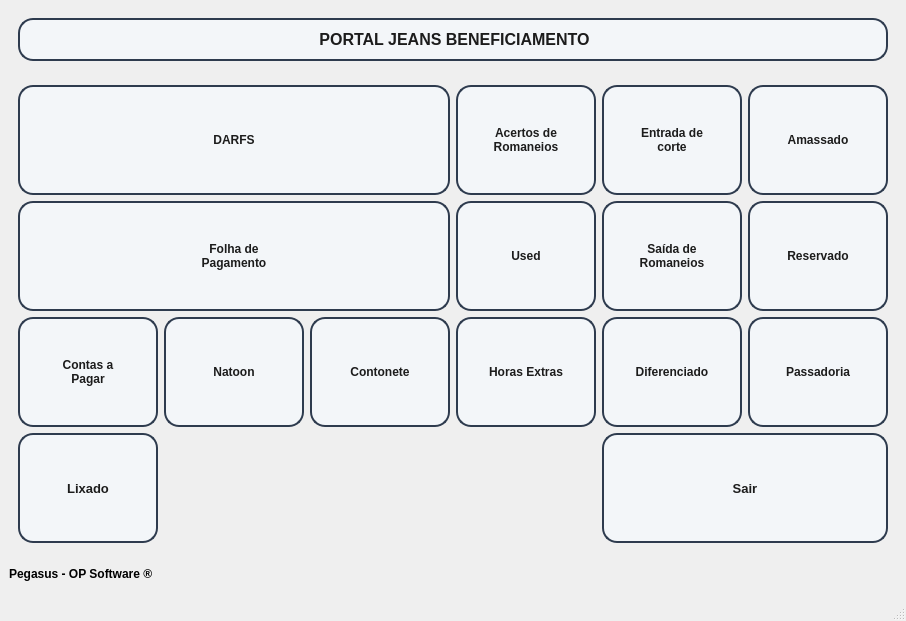
<?xml version="1.0" encoding="UTF-8"?>
<ui version="4.0">
 <class>MainWindow</class>
 <widget class="QMainWindow" name="MainWindow">
  <property name="geometry">
   <rect>
    <x>0</x>
    <y>0</y>
    <width>906</width>
    <height>621</height>
   </rect>
  </property>
  <property name="windowTitle">
   <string>MainWindow</string>
  </property>
  <widget class="QWidget" name="centralwidget">
   <layout class="QGridLayout" name="gridLayout_2">
    <item row="0" column="0">
     <widget class="QWidget" name="widget" native="true">
      <layout class="QVBoxLayout" name="verticalLayout">
       <item>
        <widget class="QLabel" name="label">
         <property name="styleSheet">
          <string notr="true"> background-color: rgba(245, 250, 255, 0.6);  /* Branco off-white azulado translúcido */
    color: #1c1c1c;
    border: 2px solid #2e3b4e;                  /* Borda escura azulada */
    border-radius: 15px;
    padding: 10px;
    font-weight: bold;
    backdrop-filter: blur(3px);                 /* (funciona em algumas integrações) */
    box-shadow: inset 0 0 10px rgba(200, 220, 255, 0.3);
    transition: all 0.3s ease;</string>
         </property>
         <property name="text">
          <string>&lt;html&gt;&lt;head/&gt;&lt;body&gt;&lt;p align=&quot;center&quot;&gt;&lt;span style=&quot; font-size:12pt; font-weight:600;&quot;&gt;PORTAL JEANS BENEFICIAMENTO&lt;/span&gt;&lt;/p&gt;&lt;/body&gt;&lt;/html&gt;</string>
         </property>
        </widget>
       </item>
      </layout>
     </widget>
    </item>
    <item row="2" column="0">
     <widget class="QWidget" name="widget_2" native="true">
      <layout class="QGridLayout" name="gridLayout">
       <item row="4" column="2">
        <widget class="QPushButton" name="btn10">
         <property name="minimumSize">
          <size>
           <width>140</width>
           <height>110</height>
          </size>
         </property>
         <property name="font">
          <font>
           <weight>75</weight>
           <bold>true</bold>
          </font>
         </property>
         <property name="cursor">
          <cursorShape>PointingHandCursor</cursorShape>
         </property>
         <property name="styleSheet">
          <string notr="true">QPushButton {
    background-color: rgba(245, 250, 255, 0.6);  /* Branco off-white azulado translúcido */
    color: #1c1c1c;
    border: 2px solid #2e3b4e;                  /* Borda escura azulada */
    border-radius: 15px;
    padding: 10px;
    font-weight: bold;
    backdrop-filter: blur(3px);                 /* (funciona em algumas integrações) */
    box-shadow: inset 0 0 10px rgba(200, 220, 255, 0.3);
    transition: all 0.3s ease;
}

QPushButton:hover {
    background-color: rgba(255, 255, 255, 0.8);  /* Clareia ao passar o mouse */
    border: 2px solid #1f2a3c;
    box-shadow: 0 0 12px rgba(180, 200, 255, 0.6), inset 0 0 6px rgba(180, 200, 255, 0.4);
    transform: scale(1.02);                     /* Leve zoom */
}
</string>
         </property>
         <property name="text">
          <string>Contonete</string>
         </property>
         <property name="icon">
          <iconset>
           <normaloff>icons/cotonete.png</normaloff>icons/cotonete.png</iconset>
         </property>
         <property name="iconSize">
          <size>
           <width>48</width>
           <height>48</height>
          </size>
         </property>
        </widget>
       </item>
       <item row="6" column="0">
        <widget class="QPushButton" name="btn15">
         <property name="minimumSize">
          <size>
           <width>140</width>
           <height>110</height>
          </size>
         </property>
         <property name="font">
          <font>
           <pointsize>10</pointsize>
           <weight>75</weight>
           <bold>true</bold>
          </font>
         </property>
         <property name="cursor">
          <cursorShape>PointingHandCursor</cursorShape>
         </property>
         <property name="styleSheet">
          <string notr="true">QPushButton {
    background-color: rgba(245, 250, 255, 0.6);  /* Branco off-white azulado translúcido */
    color: #1c1c1c;
    border: 2px solid #2e3b4e;                  /* Borda escura azulada */
    border-radius: 15px;
    padding: 10px;
    font-weight: bold;
    backdrop-filter: blur(3px);                 /* (funciona em algumas integrações) */
    box-shadow: inset 0 0 10px rgba(200, 220, 255, 0.3);
    transition: all 0.3s ease;
}

QPushButton:hover {
    background-color: rgba(255, 255, 255, 0.8);  /* Clareia ao passar o mouse */
    border: 2px solid #1f2a3c;
    box-shadow: 0 0 12px rgba(180, 200, 255, 0.6), inset 0 0 6px rgba(180, 200, 255, 0.4);
    transform: scale(1.02);                     /* Leve zoom */
}
</string>
         </property>
         <property name="text">
          <string>Lixado</string>
         </property>
         <property name="icon">
          <iconset>
           <normaloff>icons/maquina-de-lavar.png</normaloff>icons/maquina-de-lavar.png</iconset>
         </property>
         <property name="iconSize">
          <size>
           <width>48</width>
           <height>48</height>
          </size>
         </property>
        </widget>
       </item>
       <item row="4" column="4">
        <widget class="QPushButton" name="btn2">
         <property name="minimumSize">
          <size>
           <width>140</width>
           <height>110</height>
          </size>
         </property>
         <property name="font">
          <font>
           <weight>75</weight>
           <bold>true</bold>
          </font>
         </property>
         <property name="cursor">
          <cursorShape>PointingHandCursor</cursorShape>
         </property>
         <property name="styleSheet">
          <string notr="true">QPushButton {
    background-color: rgba(245, 250, 255, 0.6);  /* Branco off-white azulado translúcido */
    color: #1c1c1c;
    border: 2px solid #2e3b4e;                  /* Borda escura azulada */
    border-radius: 15px;
    padding: 10px;
    font-weight: bold;
    backdrop-filter: blur(3px);                 /* (funciona em algumas integrações) */
    box-shadow: inset 0 0 10px rgba(200, 220, 255, 0.3);
    transition: all 0.3s ease;
}

QPushButton:hover {
    background-color: rgba(255, 255, 255, 0.8);  /* Clareia ao passar o mouse */
    border: 2px solid #1f2a3c;
    box-shadow: 0 0 12px rgba(180, 200, 255, 0.6), inset 0 0 6px rgba(180, 200, 255, 0.4);
    transform: scale(1.02);                     /* Leve zoom */
}
</string>
         </property>
         <property name="text">
          <string>Diferenciado</string>
         </property>
         <property name="icon">
          <iconset>
           <normaloff>icons/diamond.png</normaloff>icons/diamond.png</iconset>
         </property>
         <property name="iconSize">
          <size>
           <width>48</width>
           <height>48</height>
          </size>
         </property>
        </widget>
       </item>
       <item row="6" column="4" colspan="2">
        <widget class="QPushButton" name="btn16">
         <property name="minimumSize">
          <size>
           <width>140</width>
           <height>110</height>
          </size>
         </property>
         <property name="font">
          <font>
           <pointsize>10</pointsize>
           <weight>75</weight>
           <bold>true</bold>
          </font>
         </property>
         <property name="cursor">
          <cursorShape>PointingHandCursor</cursorShape>
         </property>
         <property name="styleSheet">
          <string notr="true">QPushButton {
    background-color: rgba(245, 250, 255, 0.6);  /* Branco off-white azulado translúcido */
    color: #1c1c1c;
    border: 2px solid #2e3b4e;                  /* Borda escura azulada */
    border-radius: 15px;
    padding: 10px;
    font-weight: bold;
    backdrop-filter: blur(3px);                 /* (funciona em algumas integrações) */
    box-shadow: inset 0 0 10px rgba(200, 220, 255, 0.3);
    transition: all 0.3s ease;
}

QPushButton:hover {
    background-color: rgba(255, 255, 255, 0.8);  /* Clareia ao passar o mouse */
    border: 2px solid #1f2a3c;
    box-shadow: 0 0 12px rgba(180, 200, 255, 0.6), inset 0 0 6px rgba(180, 200, 255, 0.4);
    transform: scale(1.02);                     /* Leve zoom */
}
</string>
         </property>
         <property name="text">
          <string>Sair</string>
         </property>
         <property name="icon">
          <iconset>
           <normaloff>icons/log-out.png</normaloff>icons/log-out.png</iconset>
         </property>
         <property name="iconSize">
          <size>
           <width>48</width>
           <height>48</height>
          </size>
         </property>
        </widget>
       </item>
       <item row="4" column="1">
        <widget class="QPushButton" name="btn9">
         <property name="minimumSize">
          <size>
           <width>140</width>
           <height>110</height>
          </size>
         </property>
         <property name="font">
          <font>
           <weight>75</weight>
           <bold>true</bold>
          </font>
         </property>
         <property name="cursor">
          <cursorShape>PointingHandCursor</cursorShape>
         </property>
         <property name="styleSheet">
          <string notr="true">QPushButton {
    background-color: rgba(245, 250, 255, 0.6);  /* Branco off-white azulado translúcido */
    color: #1c1c1c;
    border: 2px solid #2e3b4e;                  /* Borda escura azulada */
    border-radius: 15px;
    padding: 10px;
    font-weight: bold;
    backdrop-filter: blur(3px);                 /* (funciona em algumas integrações) */
    box-shadow: inset 0 0 10px rgba(200, 220, 255, 0.3);
    transition: all 0.3s ease;
}

QPushButton:hover {
    background-color: rgba(255, 255, 255, 0.8);  /* Clareia ao passar o mouse */
    border: 2px solid #1f2a3c;
    box-shadow: 0 0 12px rgba(180, 200, 255, 0.6), inset 0 0 6px rgba(180, 200, 255, 0.4);
    transform: scale(1.02);                     /* Leve zoom */
}
</string>
         </property>
         <property name="text">
          <string>Natoon</string>
         </property>
         <property name="icon">
          <iconset>
           <normaloff>icons/sabao.png</normaloff>icons/sabao.png</iconset>
         </property>
         <property name="iconSize">
          <size>
           <width>48</width>
           <height>48</height>
          </size>
         </property>
        </widget>
       </item>
       <item row="3" column="3">
        <widget class="QPushButton" name="btn12">
         <property name="minimumSize">
          <size>
           <width>140</width>
           <height>110</height>
          </size>
         </property>
         <property name="font">
          <font>
           <weight>75</weight>
           <bold>true</bold>
          </font>
         </property>
         <property name="cursor">
          <cursorShape>PointingHandCursor</cursorShape>
         </property>
         <property name="styleSheet">
          <string notr="true">QPushButton {
    background-color: rgba(245, 250, 255, 0.6);  /* Branco off-white azulado translúcido */
    color: #1c1c1c;
    border: 2px solid #2e3b4e;                  /* Borda escura azulada */
    border-radius: 15px;
    padding: 10px;
    font-weight: bold;
    backdrop-filter: blur(3px);                 /* (funciona em algumas integrações) */
    box-shadow: inset 0 0 10px rgba(200, 220, 255, 0.3);
    transition: all 0.3s ease;
}

QPushButton:hover {
    background-color: rgba(255, 255, 255, 0.8);  /* Clareia ao passar o mouse */
    border: 2px solid #1f2a3c;
    box-shadow: 0 0 12px rgba(180, 200, 255, 0.6), inset 0 0 6px rgba(180, 200, 255, 0.4);
    transform: scale(1.02);                     /* Leve zoom */
}
</string>
         </property>
         <property name="text">
          <string>Used</string>
         </property>
         <property name="icon">
          <iconset>
           <normaloff>icons/lavando-roupas.png</normaloff>icons/lavando-roupas.png</iconset>
         </property>
         <property name="iconSize">
          <size>
           <width>48</width>
           <height>48</height>
          </size>
         </property>
        </widget>
       </item>
       <item row="4" column="3">
        <widget class="QPushButton" name="btn14">
         <property name="minimumSize">
          <size>
           <width>140</width>
           <height>110</height>
          </size>
         </property>
         <property name="font">
          <font>
           <weight>75</weight>
           <bold>true</bold>
          </font>
         </property>
         <property name="cursor">
          <cursorShape>PointingHandCursor</cursorShape>
         </property>
         <property name="styleSheet">
          <string notr="true">QPushButton {
    background-color: rgba(245, 250, 255, 0.6);  /* Branco off-white azulado translúcido */
    color: #1c1c1c;
    border: 2px solid #2e3b4e;                  /* Borda escura azulada */
    border-radius: 15px;
    padding: 10px;
    font-weight: bold;
    backdrop-filter: blur(3px);                 /* (funciona em algumas integrações) */
    box-shadow: inset 0 0 10px rgba(200, 220, 255, 0.3);
    transition: all 0.3s ease;
}

QPushButton:hover {
    background-color: rgba(255, 255, 255, 0.8);  /* Clareia ao passar o mouse */
    border: 2px solid #1f2a3c;
    box-shadow: 0 0 12px rgba(180, 200, 255, 0.6), inset 0 0 6px rgba(180, 200, 255, 0.4);
    transform: scale(1.02);                     /* Leve zoom */
}
</string>
         </property>
         <property name="text">
          <string>Horas Extras</string>
         </property>
         <property name="icon">
          <iconset>
           <normaloff>icons/clock.png</normaloff>icons/clock.png</iconset>
         </property>
         <property name="iconSize">
          <size>
           <width>48</width>
           <height>48</height>
          </size>
         </property>
        </widget>
       </item>
       <item row="3" column="0" colspan="3">
        <widget class="QPushButton" name="btn5">
         <property name="minimumSize">
          <size>
           <width>140</width>
           <height>110</height>
          </size>
         </property>
         <property name="font">
          <font>
           <weight>75</weight>
           <bold>true</bold>
          </font>
         </property>
         <property name="cursor">
          <cursorShape>PointingHandCursor</cursorShape>
         </property>
         <property name="styleSheet">
          <string notr="true">QPushButton {
    background-color: rgba(245, 250, 255, 0.6);  /* Branco off-white azulado translúcido */
    color: #1c1c1c;
    border: 2px solid #2e3b4e;                  /* Borda escura azulada */
    border-radius: 15px;
    padding: 10px;
    font-weight: bold;
    backdrop-filter: blur(3px);                 /* (funciona em algumas integrações) */
    box-shadow: inset 0 0 10px rgba(200, 220, 255, 0.3);
    transition: all 0.3s ease;
}

QPushButton:hover {
    background-color: rgba(255, 255, 255, 0.8);  /* Clareia ao passar o mouse */
    border: 2px solid #1f2a3c;
    box-shadow: 0 0 12px rgba(180, 200, 255, 0.6), inset 0 0 6px rgba(180, 200, 255, 0.4);
    transform: scale(1.02);                     /* Leve zoom */
}
</string>
         </property>
         <property name="text">
          <string>Folha de
Pagamento</string>
         </property>
         <property name="icon">
          <iconset>
           <normaloff>icons/paycheck.png</normaloff>icons/paycheck.png</iconset>
         </property>
         <property name="iconSize">
          <size>
           <width>48</width>
           <height>48</height>
          </size>
         </property>
        </widget>
       </item>
       <item row="4" column="5">
        <widget class="QPushButton" name="btn11">
         <property name="minimumSize">
          <size>
           <width>140</width>
           <height>110</height>
          </size>
         </property>
         <property name="font">
          <font>
           <weight>75</weight>
           <bold>true</bold>
          </font>
         </property>
         <property name="cursor">
          <cursorShape>PointingHandCursor</cursorShape>
         </property>
         <property name="styleSheet">
          <string notr="true">QPushButton {
    background-color: rgba(245, 250, 255, 0.6);  /* Branco off-white azulado translúcido */
    color: #1c1c1c;
    border: 2px solid #2e3b4e;                  /* Borda escura azulada */
    border-radius: 15px;
    padding: 10px;
    font-weight: bold;
    backdrop-filter: blur(3px);                 /* (funciona em algumas integrações) */
    box-shadow: inset 0 0 10px rgba(200, 220, 255, 0.3);
    transition: all 0.3s ease;
}

QPushButton:hover {
    background-color: rgba(255, 255, 255, 0.8);  /* Clareia ao passar o mouse */
    border: 2px solid #1f2a3c;
    box-shadow: 0 0 12px rgba(180, 200, 255, 0.6), inset 0 0 6px rgba(180, 200, 255, 0.4);
    transform: scale(1.02);                     /* Leve zoom */
}
</string>
         </property>
         <property name="text">
          <string>Passadoria</string>
         </property>
         <property name="icon">
          <iconset>
           <normaloff>icons/ferro-de-passar-roupas.png</normaloff>icons/ferro-de-passar-roupas.png</iconset>
         </property>
         <property name="iconSize">
          <size>
           <width>48</width>
           <height>48</height>
          </size>
         </property>
        </widget>
       </item>
       <item row="0" column="4">
        <widget class="QPushButton" name="btn1">
         <property name="minimumSize">
          <size>
           <width>140</width>
           <height>110</height>
          </size>
         </property>
         <property name="font">
          <font>
           <weight>75</weight>
           <bold>true</bold>
          </font>
         </property>
         <property name="cursor">
          <cursorShape>PointingHandCursor</cursorShape>
         </property>
         <property name="toolTip">
          <string notr="true"/>
         </property>
         <property name="styleSheet">
          <string notr="true">QPushButton {
    background-color: rgba(245, 250, 255, 0.6);  /* Branco off-white azulado translúcido */
    color: #1c1c1c;
    border: 2px solid #2e3b4e;                  /* Borda escura azulada */
    border-radius: 15px;
    padding: 10px;
    font-weight: bold;
    backdrop-filter: blur(3px);                 /* (funciona em algumas integrações) */
    box-shadow: inset 0 0 10px rgba(200, 220, 255, 0.3);
    transition: all 0.3s ease;
}

QPushButton:hover {
    background-color: rgba(255, 255, 255, 0.8);  /* Clareia ao passar o mouse */
    border: 2px solid #1f2a3c;
    box-shadow: 0 0 12px rgba(180, 200, 255, 0.6), inset 0 0 6px rgba(180, 200, 255, 0.4);
    transform: scale(1.02);                     /* Leve zoom */
}
</string>
         </property>
         <property name="text">
          <string>Entrada de 
corte</string>
         </property>
         <property name="icon">
          <iconset>
           <normaloff>icons/cutting-with-a-scissor-on-broken-line.png</normaloff>icons/cutting-with-a-scissor-on-broken-line.png</iconset>
         </property>
         <property name="iconSize">
          <size>
           <width>50</width>
           <height>50</height>
          </size>
         </property>
        </widget>
       </item>
       <item row="0" column="5">
        <widget class="QPushButton" name="btn6">
         <property name="minimumSize">
          <size>
           <width>140</width>
           <height>110</height>
          </size>
         </property>
         <property name="font">
          <font>
           <weight>75</weight>
           <bold>true</bold>
          </font>
         </property>
         <property name="cursor">
          <cursorShape>PointingHandCursor</cursorShape>
         </property>
         <property name="styleSheet">
          <string notr="true">QPushButton {
    background-color: rgba(245, 250, 255, 0.6);  /* Branco off-white azulado translúcido */
    color: #1c1c1c;
    border: 2px solid #2e3b4e;                  /* Borda escura azulada */
    border-radius: 15px;
    padding: 10px;
    font-weight: bold;
    backdrop-filter: blur(3px);                 /* (funciona em algumas integrações) */
    box-shadow: inset 0 0 10px rgba(200, 220, 255, 0.3);
    transition: all 0.3s ease;
}

QPushButton:hover {
    background-color: rgba(255, 255, 255, 0.8);  /* Clareia ao passar o mouse */
    border: 2px solid #1f2a3c;
    box-shadow: 0 0 12px rgba(180, 200, 255, 0.6), inset 0 0 6px rgba(180, 200, 255, 0.4);
    transform: scale(1.02);                     /* Leve zoom */
}
</string>
         </property>
         <property name="text">
          <string>Amassado</string>
         </property>
         <property name="icon">
          <iconset>
           <normaloff>icons/jeans.png</normaloff>icons/jeans.png</iconset>
         </property>
         <property name="iconSize">
          <size>
           <width>48</width>
           <height>48</height>
          </size>
         </property>
        </widget>
       </item>
       <item row="3" column="4">
        <widget class="QPushButton" name="btn8">
         <property name="minimumSize">
          <size>
           <width>140</width>
           <height>110</height>
          </size>
         </property>
         <property name="font">
          <font>
           <weight>75</weight>
           <bold>true</bold>
          </font>
         </property>
         <property name="cursor">
          <cursorShape>PointingHandCursor</cursorShape>
         </property>
         <property name="styleSheet">
          <string notr="true">QPushButton {
    background-color: rgba(245, 250, 255, 0.6);  /* Branco off-white azulado translúcido */
    color: #1c1c1c;
    border: 2px solid #2e3b4e;                  /* Borda escura azulada */
    border-radius: 15px;
    padding: 10px;
    font-weight: bold;
    backdrop-filter: blur(3px);                 /* (funciona em algumas integrações) */
    box-shadow: inset 0 0 10px rgba(200, 220, 255, 0.3);
    transition: all 0.3s ease;
}

QPushButton:hover {
    background-color: rgba(255, 255, 255, 0.8);  /* Clareia ao passar o mouse */
    border: 2px solid #1f2a3c;
    box-shadow: 0 0 12px rgba(180, 200, 255, 0.6), inset 0 0 6px rgba(180, 200, 255, 0.4);
    transform: scale(1.02);                     /* Leve zoom */
}
</string>
         </property>
         <property name="text">
          <string>Saída de 
Romaneios</string>
         </property>
         <property name="icon">
          <iconset>
           <normaloff>icons/shorts (1).png</normaloff>icons/shorts (1).png</iconset>
         </property>
         <property name="iconSize">
          <size>
           <width>48</width>
           <height>48</height>
          </size>
         </property>
        </widget>
       </item>
       <item row="3" column="5">
        <widget class="QPushButton" name="btn4">
         <property name="minimumSize">
          <size>
           <width>140</width>
           <height>110</height>
          </size>
         </property>
         <property name="font">
          <font>
           <weight>75</weight>
           <bold>true</bold>
          </font>
         </property>
         <property name="cursor">
          <cursorShape>PointingHandCursor</cursorShape>
         </property>
         <property name="styleSheet">
          <string notr="true">QPushButton {
    background-color: rgba(245, 250, 255, 0.6);  /* Branco off-white azulado translúcido */
    color: #1c1c1c;
    border: 2px solid #2e3b4e;                  /* Borda escura azulada */
    border-radius: 15px;
    padding: 10px;
    font-weight: bold;
    backdrop-filter: blur(3px);                 /* (funciona em algumas integrações) */
    box-shadow: inset 0 0 10px rgba(200, 220, 255, 0.3);
    transition: all 0.3s ease;
}

QPushButton:hover {
    background-color: rgba(255, 255, 255, 0.8);  /* Clareia ao passar o mouse */
    border: 2px solid #1f2a3c;
    box-shadow: 0 0 12px rgba(180, 200, 255, 0.6), inset 0 0 6px rgba(180, 200, 255, 0.4);
    transform: scale(1.02);                     /* Leve zoom */
}
</string>
         </property>
         <property name="text">
          <string>Reservado</string>
         </property>
         <property name="icon">
          <iconset>
           <normaloff>icons/encrypted.png</normaloff>icons/encrypted.png</iconset>
         </property>
         <property name="iconSize">
          <size>
           <width>48</width>
           <height>48</height>
          </size>
         </property>
        </widget>
       </item>
       <item row="0" column="0" colspan="3">
        <widget class="QPushButton" name="btn3">
         <property name="minimumSize">
          <size>
           <width>140</width>
           <height>110</height>
          </size>
         </property>
         <property name="font">
          <font>
           <weight>75</weight>
           <bold>true</bold>
          </font>
         </property>
         <property name="cursor">
          <cursorShape>PointingHandCursor</cursorShape>
         </property>
         <property name="styleSheet">
          <string notr="true">QPushButton {
    background-color: rgba(245, 250, 255, 0.6);  /* Branco off-white azulado translúcido */
    color: #1c1c1c;
    border: 2px solid #2e3b4e;                  /* Borda escura azulada */
    border-radius: 15px;
    padding: 10px;
    font-weight: bold;
    backdrop-filter: blur(3px);                 /* (funciona em algumas integrações) */
    box-shadow: inset 0 0 10px rgba(200, 220, 255, 0.3);
    transition: all 0.3s ease;
}

QPushButton:hover {
    background-color: rgba(255, 255, 255, 0.8);  /* Clareia ao passar o mouse */
    border: 2px solid #1f2a3c;
    box-shadow: 0 0 12px rgba(180, 200, 255, 0.6), inset 0 0 6px rgba(180, 200, 255, 0.4);
    transform: scale(1.02);                     /* Leve zoom */
}
</string>
         </property>
         <property name="text">
          <string>DARFS</string>
         </property>
         <property name="icon">
          <iconset>
           <normaloff>icons/financial-report.png</normaloff>icons/financial-report.png</iconset>
         </property>
         <property name="iconSize">
          <size>
           <width>48</width>
           <height>48</height>
          </size>
         </property>
        </widget>
       </item>
       <item row="0" column="3">
        <widget class="QPushButton" name="btn7">
         <property name="minimumSize">
          <size>
           <width>140</width>
           <height>110</height>
          </size>
         </property>
         <property name="font">
          <font>
           <weight>75</weight>
           <bold>true</bold>
          </font>
         </property>
         <property name="cursor">
          <cursorShape>PointingHandCursor</cursorShape>
         </property>
         <property name="styleSheet">
          <string notr="true">QPushButton {
    background-color: rgba(245, 250, 255, 0.6);  /* Branco off-white azulado translúcido */
    color: #1c1c1c;
    border: 2px solid #2e3b4e;                  /* Borda escura azulada */
    border-radius: 15px;
    padding: 10px;
    font-weight: bold;
    backdrop-filter: blur(3px);                 /* (funciona em algumas integrações) */
    box-shadow: inset 0 0 10px rgba(200, 220, 255, 0.3);
    transition: all 0.3s ease;
}

QPushButton:hover {
    background-color: rgba(255, 255, 255, 0.8);  /* Clareia ao passar o mouse */
    border: 2px solid #1f2a3c;
    box-shadow: 0 0 12px rgba(180, 200, 255, 0.6), inset 0 0 6px rgba(180, 200, 255, 0.4);
    transform: scale(1.02);                     /* Leve zoom */
}
</string>
         </property>
         <property name="text">
          <string>Acertos de 
Romaneios</string>
         </property>
         <property name="icon">
          <iconset>
           <normaloff>icons/to-do-list.png</normaloff>icons/to-do-list.png</iconset>
         </property>
         <property name="iconSize">
          <size>
           <width>48</width>
           <height>48</height>
          </size>
         </property>
        </widget>
       </item>
       <item row="4" column="0">
        <widget class="QPushButton" name="btn13">
         <property name="minimumSize">
          <size>
           <width>140</width>
           <height>110</height>
          </size>
         </property>
         <property name="font">
          <font>
           <weight>75</weight>
           <bold>true</bold>
          </font>
         </property>
         <property name="cursor">
          <cursorShape>PointingHandCursor</cursorShape>
         </property>
         <property name="styleSheet">
          <string notr="true">QPushButton {
    background-color: rgba(245, 250, 255, 0.6);  /* Branco off-white azulado translúcido */
    color: #1c1c1c;
    border: 2px solid #2e3b4e;                  /* Borda escura azulada */
    border-radius: 15px;
    padding: 10px;
    font-weight: bold;
    backdrop-filter: blur(3px);                 /* (funciona em algumas integrações) */
    box-shadow: inset 0 0 10px rgba(200, 220, 255, 0.3);
    transition: all 0.3s ease;
}

QPushButton:hover {
    background-color: rgba(255, 255, 255, 0.8);  /* Clareia ao passar o mouse */
    border: 2px solid #1f2a3c;
    box-shadow: 0 0 12px rgba(180, 200, 255, 0.6), inset 0 0 6px rgba(180, 200, 255, 0.4);
    transform: scale(1.02);                     /* Leve zoom */
}
</string>
         </property>
         <property name="text">
          <string>Contas a 
Pagar</string>
         </property>
         <property name="icon">
          <iconset>
           <normaloff>icons/dinheiro.png</normaloff>icons/dinheiro.png</iconset>
         </property>
         <property name="iconSize">
          <size>
           <width>48</width>
           <height>48</height>
          </size>
         </property>
        </widget>
       </item>
      </layout>
     </widget>
    </item>
    <item row="3" column="0">
     <widget class="QLabel" name="label_2">
      <property name="text">
       <string>&lt;html&gt;&lt;head/&gt;&lt;body&gt;&lt;p&gt;&lt;span style=&quot; font-weight:600;&quot;&gt;Pegasus - OP Software ®&lt;/span&gt;&lt;/p&gt;&lt;/body&gt;&lt;/html&gt;</string>
      </property>
     </widget>
    </item>
   </layout>
  </widget>
  <widget class="QMenuBar" name="menubar">
   <property name="geometry">
    <rect>
     <x>0</x>
     <y>0</y>
     <width>906</width>
     <height>21</height>
    </rect>
   </property>
  </widget>
  <widget class="QStatusBar" name="statusbar"/>
 </widget>
 <resources>
  <include location="icons/icon_.qrc"/>
 </resources>
 <connections/>
</ui>
